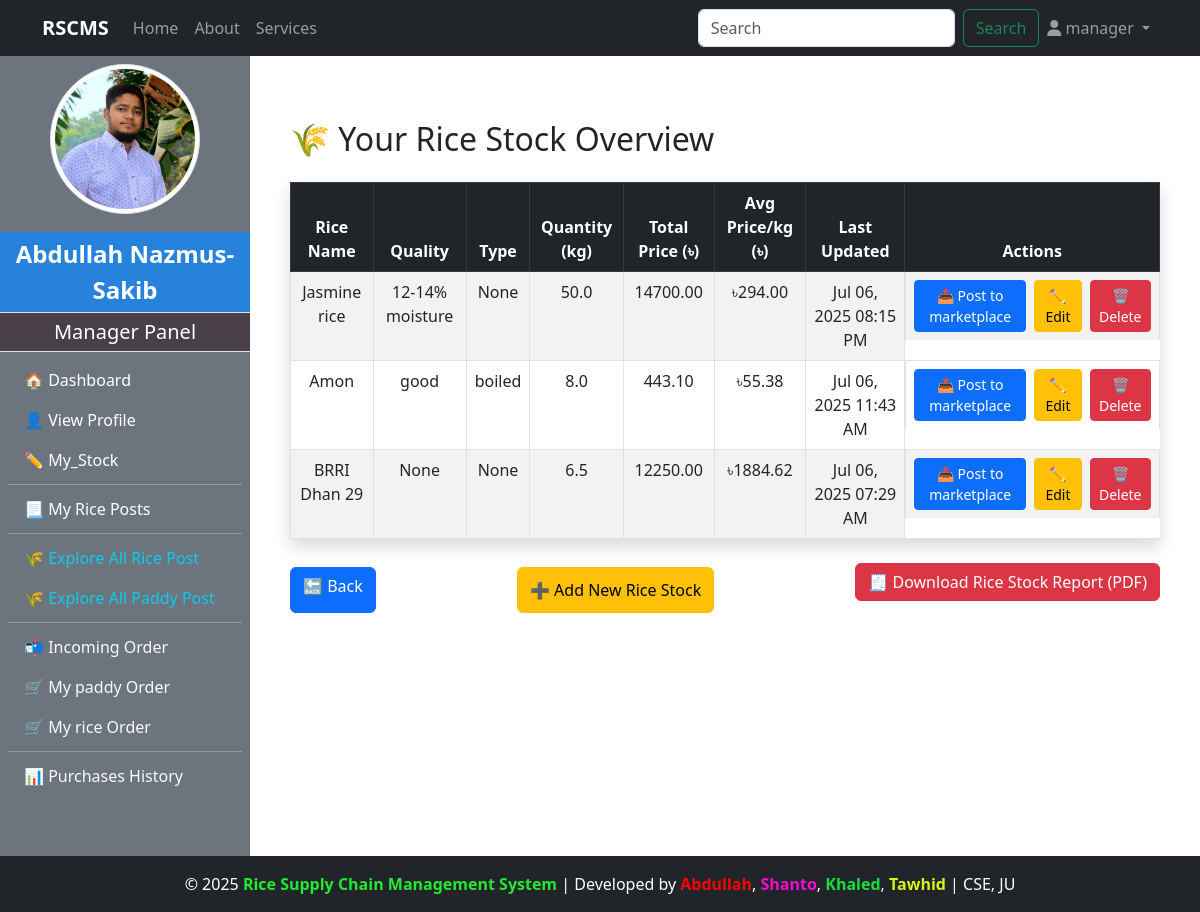
/manager/rice_stock_report/ (signed in), run on an earlier commit of the app's database.
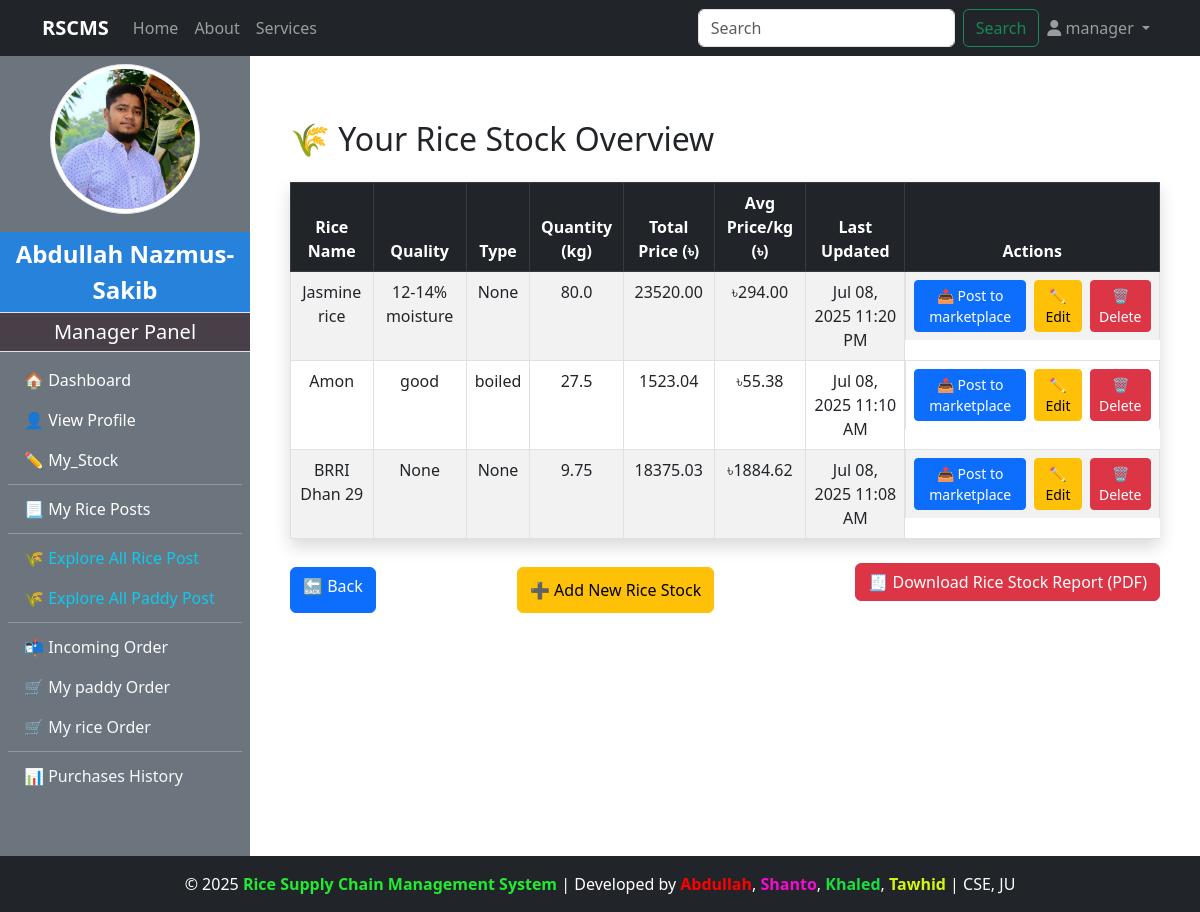
And on a later commit of the database.
### manager/models.py (models this page shows, shortened)
class RiceStock(models.Model):
    manager = models.ForeignKey(
        CustomUser,
        on_delete=models.CASCADE,
        limit_choices_to={'role': 'manager'},
        related_name='rice_stock'
    )
    rice_name = models.CharField(max_length=100)
    quality = models.CharField(max_length=100, blank=True, null=True)
    rice_type = models.CharField(max_length=100, blank=True, null=True)
    stock_quantity = models.FloatField(help_text='In kg')
    total_price = models.DecimalField(
        max_digits=10,
        decimal_places=2,
        default=0,
        help_text="Total value of current stock"
    )
    average_price_per_kg = models.DecimalField(
        max_digits=6,
        decimal_places=2,
        default=0.00
    )
    description = models.TextField(blank=True, null=True)
    is_active = models.BooleanField(default=True)
    created_at = models.DateTimeField(auto_now_add=True)
    updated_at = models.DateTimeField(auto_now=True)
    class Meta:
        verbose_name = "Rice Stock"
        verbose_name_plural = "Rice Stocks"

### manager/views.py (the view)
# urls.py: path("rice_stock_report/",views.rice_stock_report,name="rice_stock_report"),
def rice_stock_report(request):
    rice_stocks = RiceStock.objects.filter(manager=request.user).order_by('-updated_at')
    context = {
        'rice_stocks':rice_stocks,
    }
    return render(request, "manager/stock/rice_stock_report.html",context)

### admin_panel/context_processors.py (called while the page is built)
def admin_profile(request):
    if request.user.is_authenticated:
        try:
            admin = AdminProfile.objects.get(user=request.user)
            return {'admin': admin}
        except AdminProfile.DoesNotExist:
            return {}
    return {}

### customer/context_processors.py (called while the page is built)
def customer_profile(request):
    if request.user.is_authenticated:
        try:
            customer = CustomerProfile.objects.get(user=request.user)
            return {'customer': customer}
        except CustomerProfile.DoesNotExist:
            return {}
    return {}

### manager/context_processors.py (called while the page is built)
def manager_profile(request):
    if request.user.is_authenticated:
        try:
            manager = ManagerProfile.objects.get(user=request.user)
            return {'manager': manager}
        except ManagerProfile.DoesNotExist:
            return {}
    return {}

### manager/templates/manager/stock/rice_stock_report.html (shortened to what this page needs)
{% extends "base.html" %}
{% block content %}
<div class="container mt-5">
    <h2 class="mb-4">🌾 Your Rice Stock Overview</h2>
    {% if rice_stocks %}
        <table class="table table-bordered table-hover table-striped shadow">
            <thead class="table-dark text-center">
                <tr>
                    <th>Rice Name</th>
                    <th>Quality</th>
                    <th>Type</th>
                    <th>Quantity (kg)</th>
                    <th>Total Price (৳)</th>
                    <th>Avg Price/kg (৳)</th>
                    <th>Last Updated</th>
                    <th>Actions</th>
                </tr>
            </thead>
            <tbody class="text-center">
                {% for stock in rice_stocks %}
                <tr>
                    <td>{{ stock.rice_name }}</td>
                    <td>{{ stock.quality }}</td>
                    <td>{{ stock.rice_type }}</td>
                    <td>{{ stock.stock_quantity }}</td>
                    <td>{{ stock.total_price }}</td>
                    <td>৳{{ stock.average_price_per_kg }}</td>
                    <td>{{ stock.updated_at|date:"M d, Y h:i A" }}</td>
                    <td class="d-flex justify-content-center gap-2">
                        <form action="{% url 'create_rice_post' stock.id %}" method="get">
                            <button type="submit" class="btn btn-sm btn-primary">📤 Post to marketplace</button>
                        </form>
                        <button class="btn btn-sm btn-warning" data-bs-toggle="modal" data-bs-target="#editModal{{ stock.id }}">
                            ✏️ Edit
                        </button>
                        <button class="btn btn-sm btn-danger" data-bs-toggle="modal" data-bs-target="#deleteModal{{ stock.id }}">
                            🗑️ Delete
                        </button>
                    </td>
                </tr>
                {% endfor %}
            </tbody>
        </table>
    {% else %}
        <div class="alert alert-warning">No rice stock available.</div>
    {% endif %}
    <div class="mt-4 d-flex justify-content-between">
        <a href="{% url 'manager_stock_management' %}" class="btn btn-primary my-1">🔙 Back</a>
        <button class="btn btn-warning my-1" data-bs-toggle="modal" data-bs-target="#addRiceModal">
            ➕ Add New Rice Stock
        </button>
        <form action="{% url 'download_rice_stock_report' %}" method="get" class="mb-3">
            <button type="submit" class="btn btn-danger">
                🧾 Download Rice Stock Report (PDF)
            </button>
        </form>
    </div>
</div>
{% endblock %}

What changed in the data, as far as the page shows it:
changed RiceStock "Jasmine rice": stock_quantity "50.0" → "80.0"; total_price "14700.00" → "23520.00"; updated_at "Jul 06, 2025 08:15 PM" → "Jul 08, 2025 11:20 PM"
changed RiceStock "Amon": stock_quantity "8.0" → "27.5"; total_price "443.10" → "1523.04"; updated_at "Jul 06, 2025 11:43 AM" → "Jul 08, 2025 11:10 AM"
changed RiceStock "BRRI Dhan 29": stock_quantity "6.5" → "9.75"; total_price "12250.00" → "18375.03"; updated_at "Jul 06, 2025 07:29 AM" → "Jul 08, 2025 11:08 AM"
